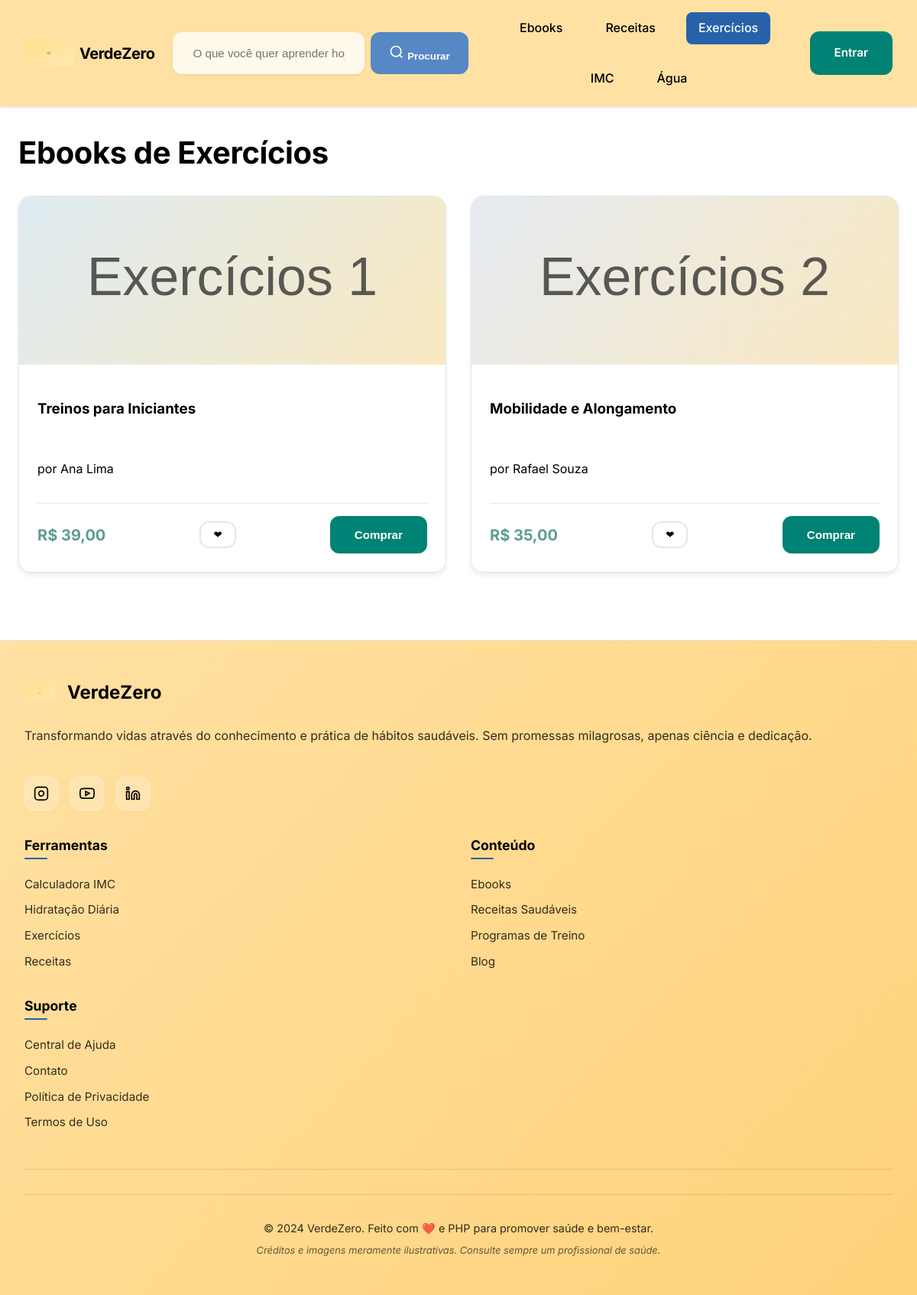
/exercicios.php, run on the app's committed database.
### tables this page shows
CREATE TABLE IF NOT EXISTS ebooks (
  id INT AUTO_INCREMENT PRIMARY KEY,
  title VARCHAR(200) NOT NULL,
  author VARCHAR(120) NOT NULL,
  price_cents INT NOT NULL DEFAULT 0,
  category ENUM('receitas','exercicios') NOT NULL,
  cover_path VARCHAR(255) NOT NULL,
  featured TINYINT(1) NOT NULL DEFAULT 0,
  promo TINYINT(1) NOT NULL DEFAULT 0,
  created_at TIMESTAMP DEFAULT CURRENT_TIMESTAMP
);

### includes/db.php (called while the page is built, shortened)
<?php
function db() {
    try {
        $mysqli = new mysqli(DB_HOST, DB_USER, DB_PASS, DB_NAME);
        $mysqli->set_charset('utf8mb4');
        return $mysqli;
    } catch (Throwable $e) {
        return null;
    }
}
function h($str) {
    return htmlspecialchars((string)$str, ENT_QUOTES | ENT_SUBSTITUTE, 'UTF-8');
}
function get_ebooks(?string $category = null): array {
    $conn = db();
    if ($conn) {
        if ($category) {
            $stmt = $conn->prepare('SELECT id, title, author, price_cents, category, cover_path, featured, promo FROM ebooks WHERE category = ? ORDER BY featured DESC, id DESC');
            $stmt->bind_param('s', $category);
        } else {
            $stmt = $conn->prepare('SELECT id, title, author, price_cents, category, cover_path, featured, promo FROM ebooks ORDER BY featured DESC, id DESC');
        }
        $stmt->execute();
        $res = $stmt->get_result();
        $rows = [];
        while ($row = $res->fetch_assoc()) {
            $rows[] = $row;
        }
        return $rows;
    }
    $fallback = [
        ['id'=>1,'title'=>'Cozinha Verde Essencial','author'=>'Equipe VerdeZero','price_cents'=>4900,'category'=>'receitas','cover_path'=>'assets/img/cover_receitas_1.svg','featured'=>1,'promo'=>0],
        ['id'=>2,'title'=>'Treinos para Iniciantes','author'=>'Ana Lima','price_cents'=>3900,'category'=>'exercicios','cover_path'=>'assets/img/cover_exercicios_1.svg','featured'=>1,'promo'=>1],
        ['id'=>3,'title'=>'Sopas Funcionais','author'=>'Luís Prado','price_cents'=>2900,'category'=>'receitas','cover_path'=>'assets/img/cover_receitas_2.svg','featured'=>0,'promo'=>0],
        ['id'=>4,'title'=>'Mobilidade e Alongamento','author'=>'Rafael Souza','price_cents'=>3500,'category'=>'exercicios','cover_path'=>'assets/img/cover_exercicios_2.svg','featured'=>0,'promo'=>0],
    ];
    return $fallback;
}
function cents_to_brl(int $cents): string {
    return 'R$ ' . number_format($cents / 100, 2, ',', '.');
}

### exercicios.php (the view)
<?php
require_once __DIR__ . '/includes/header.php';
$ebooks = get_ebooks('exercicios');
?>
<section class="vz-page-title"><h1>Ebooks de Exercícios</h1></section>
<section class="vz-grid">
<?php foreach ($ebooks as $e): ?>
  <article class="vz-ebook">
    <img src="<?php echo h(BASE_URL . $e['cover_path']); ?>" alt="Capa: <?php echo h($e['title']); ?>">
    <div class="vz-ebook__body">
      <h3><?php echo h($e['title']); ?></h3>
      <p class="vz-meta">por <?php echo h($e['author']); ?></p>
      <div class="vz-ebook__actions">
        <span class="vz-price"><?php echo h(cents_to_brl((int)$e['price_cents'])); ?></span>
        <button class="vz-fav" data-id="<?php echo (int)$e['id']; ?>">❤</button>
        <button class="vz-btn">Comprar</button>
      </div>
    </div>
  </article>
<?php endforeach; ?>
</section>
<?php require_once __DIR__ . '/includes/footer.php'; ?>

### assets/css/style.css (style rules this page uses)
:root { --bg: #FFFFFF; --text: #000000; --btn: #5688C5; --btn2: #008374; --accent: #2762A9; --accent2: #5F9C95; --muted: #f6f7f9; --border: #e5e7eb; --shadow-sm: 0 1px 3px rgba(0, 0, 0, 0.1); --shadow-md: 0 4px 6px rgba(0, 0, 0, 0.07); --shadow-lg: 0 10px 25px rgba(0, 0, 0, 0.1); --shadow-xl: 0 20px 40px rgba(0, 0, 0, 0.1); --radius-sm: 8px; --radius-md: 12px; --radius-lg: 16px; --radius-xl: 24px; --spacing-xs: 8px; --spacing-sm: 16px; --spacing-md: 24px; --spacing-lg: 32px; --spacing-xl: 48px; --spacing-2xl: 64px; }
* { box-sizing: border-box; }
html, body { margin: 0; padding: 0; background: var(--bg); color: var(--text); font-family: 'Inter', 'Segoe UI', system-ui, -apple-system, BlinkMacSystemFont, 'Helvetica Neue', Arial, sans-serif; line-height: 1.6; font-size: 16px; -webkit-font-smoothing: antialiased; -moz-osx-font-smoothing: grayscale; }
img { max-width: 100%; display: block; height: auto; }
.vz-btn { background: var(--btn2); color: #fff; border: 0; border-radius: var(--radius-md); padding: var(--spacing-sm) var(--spacing-lg); cursor: pointer; font-weight: 600; font-size: 0.95rem; transition: all 0.2s ease; display: inline-flex; align-items: center; justify-content: center; gap: var(--spacing-xs); text-align: center; min-height: 44px; }
.vz-grid { display: grid; grid-template-columns: repeat(auto-fit, minmax(300px, 1fr)); gap: var(--spacing-lg); }
.vz-ebook { background: #fff; border: 1px solid var(--border); border-radius: var(--radius-lg); overflow: hidden; box-shadow: var(--shadow-md); display: flex; flex-direction: column; transition: all 0.3s ease; }
.vz-ebook img { height: 220px; object-fit: cover; transition: transform 0.3s ease; }
.vz-ebook__body { padding: var(--spacing-md); display: flex; flex-direction: column; gap: var(--spacing-sm); flex: 1; }
.vz-ebook__actions { display: flex; justify-content: space-between; align-items: center; margin-top: auto; padding-top: var(--spacing-sm); border-top: 1px solid var(--border); }
.vz-fav { border: 2px solid var(--border); background: #fff; border-radius: var(--radius-md); padding: var(--spacing-xs) var(--spacing-sm); cursor: pointer; transition: all 0.2s ease; font-weight: 500; }
.vz-price { font-weight: 700; color: var(--accent2); font-size: 1.25rem; }
.vz-page-title h1 { margin: 4px 0 var(--spacing-md); font-size: 2.5rem; font-weight: 700; color: var(--text); letter-spacing: -0.01em; }
.vz-card, .vz-banner, .vz-ebook { animation: fadeInUp 0.6s ease-out; }
.vz-animate-in { animation: fadeInUp 0.6s ease-out forwards; }

### data on the page
ebooks: cover_path (picture), title "Treinos para Iniciantes", author "Ana Lima", price_cents "R$ 39,00"
ebooks: cover_path (picture), title "Mobilidade e Alongamento", author "Rafael Souza", price_cents "R$ 35,00"
